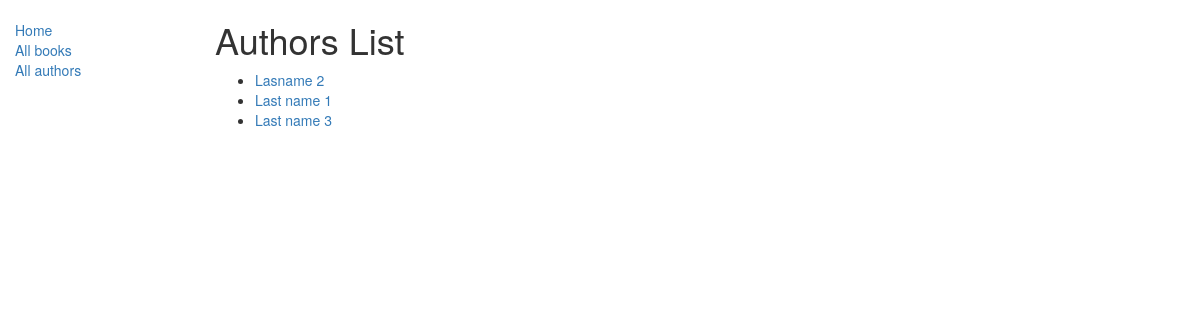
The app's page /catalog/authors/, older data.
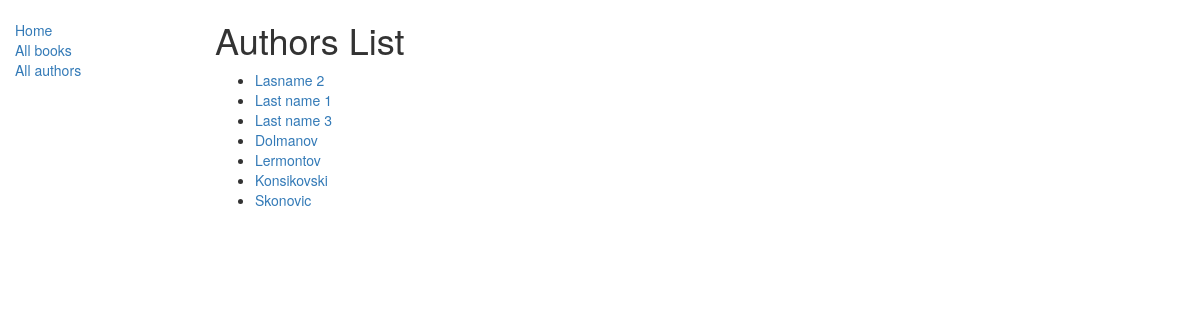
The same page, newer data.
### catalog/models.py (models this page shows, shortened)
class Author(models.Model):
    first_name = models.CharField(max_length=100)
    last_name = models.CharField(max_length=100)
    date_of_birth = models.DateField(null=True, blank=True)
    date_of_death = models.DateField('Died', null=True, blank=True)
    def get_absolute_url(self):
        return reverse('author-detail', args=[str(self.id)])

### catalog/views.py (the view)
# urls.py: path('authors/', views.AuthorListView.as_view(), name='authors'),
class AuthorListView(generic.ListView):
    model = Author

### catalog/templates/catalog/author_list.html
{% extends "base_generic.html" %}
{% block content %}
    <h1>Authors List</h1>
    {% if author_list %}
    <ul>
      {% for author in author_list %}
      <li>
        <a href="{{author.get_absolute_url }}">{{ author.last_name }}</a>
      </li>
      {% endfor %}
    </ul>
    {% else %}
      <p>There are no authors.</p>
    {% endif %}
{% endblock %}

Row changes from the older to the newer data that the page shows:
added Author: last_name "Dolmanov"
added Author: last_name "Lermontov"
added Author: last_name "Konsikovski"
added Author: last_name "Skonovic"
